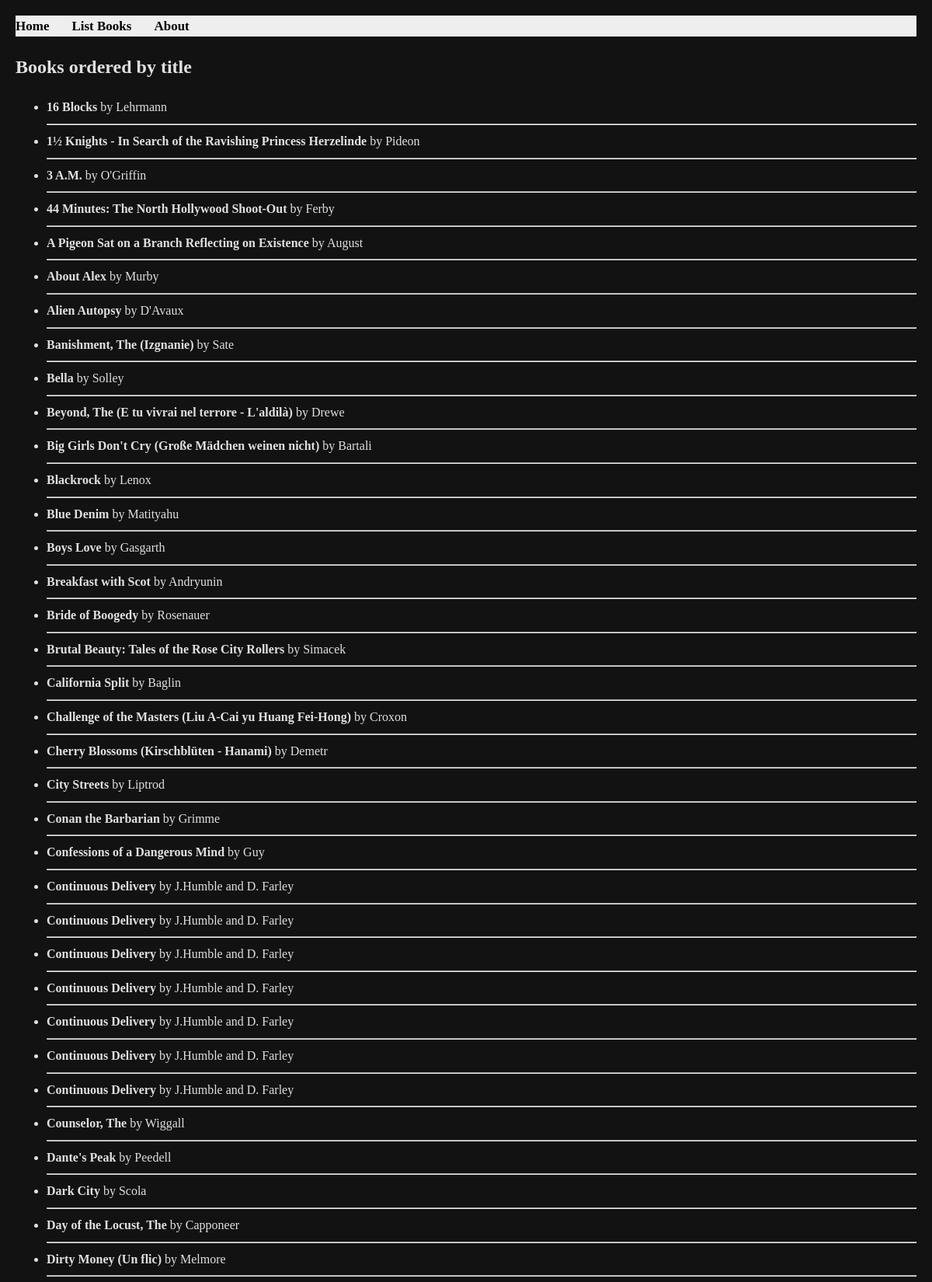
Page /books/lab8/task4/ (signed in, upper part) on the committed database.
### apps/bookmodule/models.py (models this page shows)
class Book(models.Model):
    title = models.CharField(max_length = 50)
    author = models.CharField(max_length = 50)
    price = models.FloatField(default = 0.0)
    edition = models.SmallIntegerField(default = 1)

### apps/bookmodule/views.py (the view)
# urls.py: path('lab8/task4/', views.l8Task4, name='books.l8Task4'),
def l8Task4(request):
    myBooks = Book.objects.all().order_by('title')
    return render(request, 'bookmodule/l8Task4.html', {'books': myBooks})

### apps/templates/bookmodule/l8Task4.html (shortened to what this page needs)
{% extends "layouts/base.html" %}
{% block content %}
    <h2>Books ordered by title</h2>
    <ul>
    {% for book in books %}
        <li><strong>{{ book.title }}</strong> by {{ book.author }}</li>
        <hr>
    {% empty %}
        <li>No books found matching your criteria.</li>
    {% endfor %}
    </ul>
    <br>
{% endblock %}

### apps/templates/layouts/base.html (style rules this page uses)
:root { --bg-color: #121212; --text-color: #e0e0e0; --nav-bg: #1e1e1e; --link-color: #bb86fc; --border-color: #333333; }
body { background-color: var(--bg-color); color: var(--text-color); margin: 0; padding: 20px; line-height: 1.6; }

### rows in the picture
Book: title "16 Blocks", author "Lehrmann"
Book: title "1½ Knights - In Search of the Ravishing Princess Herzelinde", author "Pideon"
Book: title "3 A.M.", author "O'Griffin"
Book: title "44 Minutes: The North Hollywood Shoot-Out", author "Ferby"
Book: title "A Pigeon Sat on a Branch Reflecting on Existence", author "August"
Book: title "About Alex", author "Murby"
Book: title "Alien Autopsy", author "D'Avaux"
Book: title "Banishment, The (Izgnanie)", author "Sate"
Book: title "Bella", author "Solley"
Book: title "Beyond, The (E tu vivrai nel terrore - L'aldilà)", author "Drewe"
Book: title "Big Girls Don't Cry (Große Mädchen weinen nicht)", author "Bartali"
Book: title "Blackrock", author "Lenox"
Book: title "Blue Denim", author "Matityahu"
Book: title "Boys Love", author "Gasgarth"
Book: title "Breakfast with Scot", author "Andryunin"
Book: title "Bride of Boogedy", author "Rosenauer"
Book: title "Brutal Beauty: Tales of the Rose City Rollers", author "Simacek"
Book: title "California Split", author "Baglin"
Book: title "Challenge of the Masters (Liu A-Cai yu Huang Fei-Hong)", author "Croxon"
Book: title "Cherry Blossoms (Kirschblüten - Hanami)", author "Demetr"
Book: title "City Streets", author "Liptrod"
Book: title "Conan the Barbarian", author "Grimme"
Book: title "Confessions of a Dangerous Mind", author "Guy"
Book: title "Continuous Delivery", author "J.Humble and D. Farley"
Book: title "Continuous Delivery", author "J.Humble and D. Farley"
Book: title "Continuous Delivery", author "J.Humble and D. Farley"
Book: title "Continuous Delivery", author "J.Humble and D. Farley"
Book: title "Continuous Delivery", author "J.Humble and D. Farley"
Book: title "Continuous Delivery", author "J.Humble and D. Farley"
Book: title "Continuous Delivery", author "J.Humble and D. Farley"
Book: title "Counselor, The", author "Wiggall"
Book: title "Dante's Peak", author "Peedell"
Book: title "Dark City", author "Scola"
Book: title "Day of the Locust, The", author "Capponeer"
Book: title "Dirty Money (Un flic)", author "Melmore"
